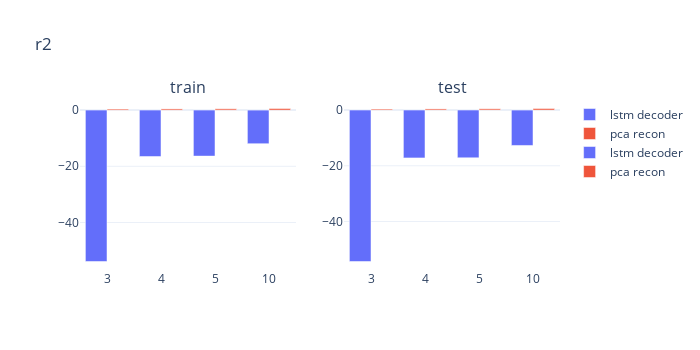

The code cell stored with this chart in its notebook:
### Markdown cell above
## R-squared vs number of dimensions

### Code cell
'''
r2
'''
ss = 'r2'
fig = _plot_fig(ss)
fig.show()

### Figure 1 — Plotly figure (JSON) as saved in the notebook; plotly's stock layout.template omitted (floating-point values rounded to 4 significant figures)
{"data": [{"marker": {"color": "#636EFA"}, "name": "lstm decoder", "type": "bar", "x": [0, 1, 2, 3], "xaxis": "x", "y": [-53.89, -16.53, -16.38, -11.97], "yaxis": "y"}, {"marker": {"color": "#EF553B"}, "name": "pca recon", "type": "bar", "x": [0, 1, 2, 3], "xaxis": "x", "y": [0.3596, 0.4188, 0.4568, 0.5677], "yaxis": "y"}, {"marker": {"color": "#636EFA"}, "name": "lstm decoder", "type": "bar", "x": [0, 1, 2, 3], "xaxis": "x2", "y": [-54.35, -17.16, -17.15, -12.71], "yaxis": "y2"}, {"marker": {"color": "#EF553B"}, "name": "pca recon", "type": "bar", "x": [0, 1, 2, 3], "xaxis": "x2", "y": [0.3503, 0.4107, 0.4498, 0.5607], "yaxis": "y2"}], "layout": {"annotations": [{"font": {"size": 16}, "showarrow": false, "text": "train", "x": 0.225, "xanchor": "center", "xref": "paper", "y": 1, "yanchor": "bottom", "yref": "paper"}, {"font": {"size": 16}, "showarrow": false, "text": "test", "x": 0.775, "xanchor": "center", "xref": "paper", "y": 1, "yanchor": "bottom", "yref": "paper"}], "height": 350, "title": {"text": "r2"}, "width": 700, "xaxis": {"anchor": "y", "autorange": true, "domain": [0, 0.45], "range": [-0.5, 3.5], "ticktext": [3, 4, 5, 10], "tickvals": [0, 1, 2, 3], "type": "linear"}, "xaxis2": {"anchor": "y2", "autorange": true, "domain": [0.55, 1], "range": [-0.5, 3.5], "ticktext": [3, 4, 5, 10], "tickvals": [0, 1, 2, 3], "type": "linear"}, "yaxis": {"anchor": "x", "autorange": true, "domain": [0, 1], "range": [-56.91, 3.593], "type": "linear"}, "yaxis2": {"anchor": "x2", "autorange": true, "domain": [0, 1], "range": [-57.4, 3.611], "type": "linear"}}}
